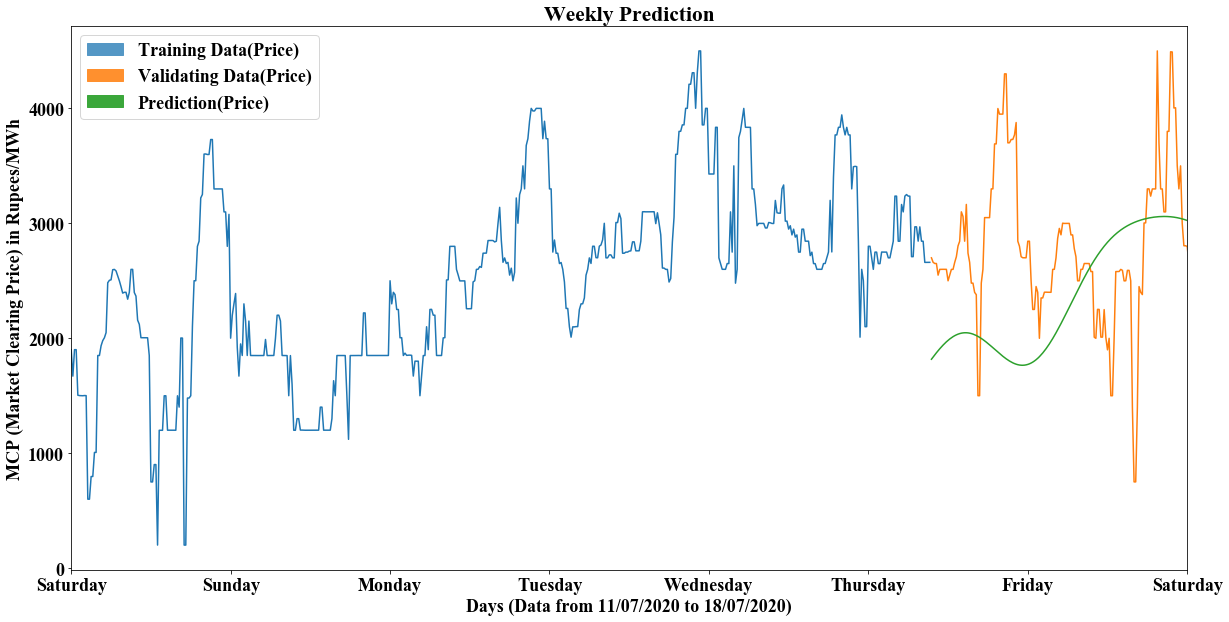

Generate this figure with Python:
#import packages
import pandas as pd
pd.options.mode.chained_assignment = None
import numpy as np
from sklearn.svm import SVR
from sklearn.metrics import r2_score

#to plot within notebook
import matplotlib.pyplot as plt
import matplotlib.patches as mpatches
from matplotlib.pylab import rcParams

#setting figure size
rcParams['figure.figsize'] = 20,10
plt.rcParams["font.family"] = "Times New Roman"
plt.rcParams["font.size"] = 18

#read the file
data = pd.read_csv('8daysMin - PriceMinute.csv')

#splitting training and validation Data

train = data[:518]
valid = data[518:]


#selecting relevant columns
x_train = train.drop('MCP', axis=1)
y_train = train['MCP']
x_valid = valid.drop('MCP', axis=1)
y_valid = valid['MCP']

#Selecting and training the machine learning model
model = SVR(kernel= 'rbf', C= 1e3, gamma= 'scale')
model.fit(x_train,y_train)

#Predicting the values
preds = model.predict(x_valid)

#root means square error values
rms=np.sqrt(np.mean(np.power((np.array(y_valid)-np.array(preds)),2)))

#r2 scores
x=valid['MCP'].values
error=r2_score(x, preds, sample_weight=None, multioutput='uniform_average')


#setting indexes for graphs
valid['Predictions'] = preds
valid.index = data[518:].index
train.index = data[:518].index

#plotting the training data and new Predictions
xmin, xmax = plt.xlim()
plt.plot(train['MCP'])
plt.plot(valid[['MCP', 'Predictions']])
plt.xlabel('Days (Data from 11/07/2020 to 18/07/2020)')
plt.ylabel('MCP (Market Clearing Price) in Rupees/MWh')
plt.xlim([0,xmax])
plt.title('Weekly Prediction')
plt.xticks([0,96,192,288,384,480,576,672],['Saturday','Sunday','Monday',
                                            'Tuesday','Wednesday', 'Thursday',
                                            'Friday','Saturday'])

blue_patch = mpatches.Patch(color='#5497c5', label='Training Data(Price)')
orange_patch = mpatches.Patch(color='#ff902e', label='Validating Data(Price)')
green_patch = mpatches.Patch(color='#3ba73b', label='Prediction(Price)')
plt.legend(handles=[blue_patch,orange_patch,green_patch])                                         
plt.show()
